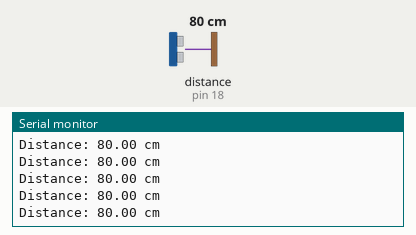
The sketch below on a simulated Arduino Uno, built with avr-gcc and run on an emulated ATmega328P. Parts: the last lines printed to the serial monitor. Wiring (inferred from the names in the program): ultrasonic range finder: trigger pin 5; echo pin 18. The inputs (shaded band) are chosen by the test bench; at power-on: distance to the obstacle (sensor on pin 18) 80 cm. The echo pulse lasts 58.3 µs per cm.

Above: at 1.2 s.
1.3 s: distance to the obstacle (sensor on pin 18) set to 4 cm
At 2.4 s:
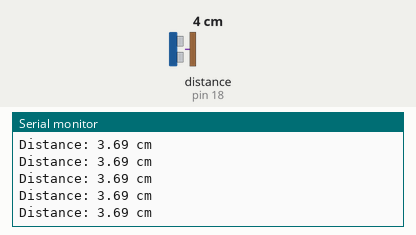
4.3 s: distance to the obstacle (sensor on pin 18) set to 9 cm
At 5.1 s:
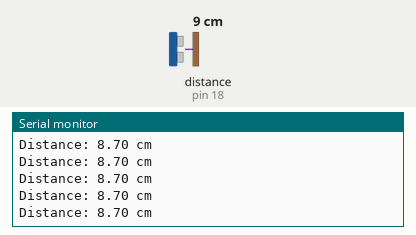
Timing chart, 0 to 7.0 s (numbered marks = the images above; inputs shaded):
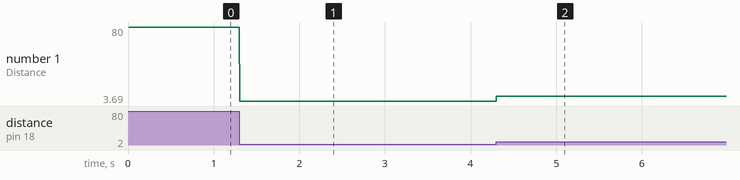

The sketch:

get_distance.ino
```cpp
#define TRIG_PIN 5
#define ECHO_PIN 18

float get_distance(){
  digitalWrite(TRIG_PIN, LOW);
  delayMicroseconds(2);
  digitalWrite(TRIG_PIN, HIGH);
  delayMicroseconds(1000);
  digitalWrite(TRIG_PIN, LOW);

  long duration = pulseIn(ECHO_PIN, HIGH);
  float distance = (duration * 0.0343) / 2;  // Convert to cm (Speed of sound = 343m/s)
  Serial.print("Distance: ");
  Serial.print(distance);
  Serial.println(" cm");
  return distance;
}
void setup() {

  pinMode(TRIG_PIN, OUTPUT);
  pinMode(ECHO_PIN, INPUT);

  Serial.begin(115200);
  // put your setup code here, to run once:

}

void loop() {
  // put your main code here, to run repeatedly:
  get_distance();
}
```

Measured:
- after the input at 1.3 s, the serial monitor: prints a new line at once (image 1)
- after the input at 4.3 s, the serial monitor: prints a new line at once (image 2)
- plotted number 1: 80 → 3.69 after the input at 1.3 s, 3.69 → 8.7 after the input at 4.3 s
